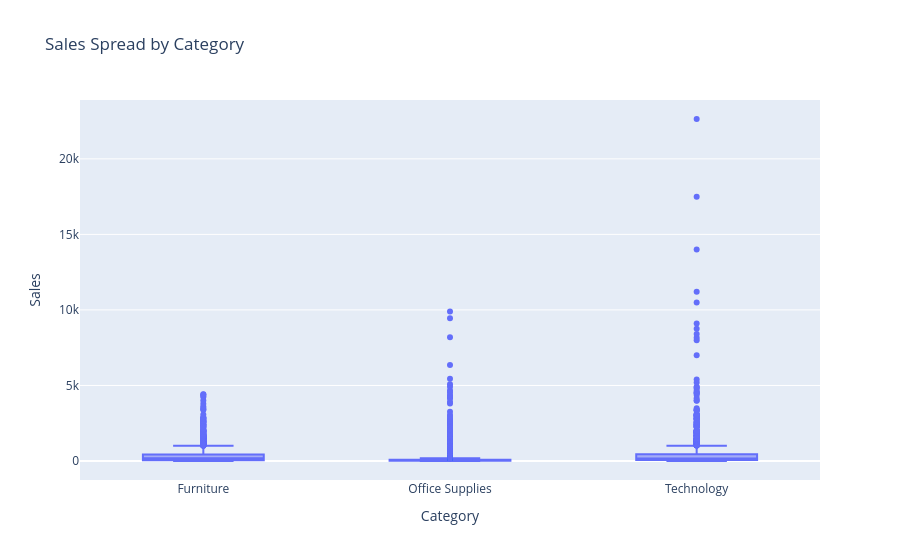

Here is the notebook cell this chart was saved with:
### Code cell
fig = px.box(df,x='Category',y='Sales',title='Sales Spread by Category')
fig.show()

### Figure 1 — Plotly figure (JSON) as saved in the notebook; plotly's stock layout.template omitted (floating-point values rounded to 4 significant figures; data arrays with more than 128 entries replaced by an {"elided": "..."} marker saying what was removed)
{"data": [{"alignmentgroup": "True", "hovertemplate": "Category=%{x}<br>Sales=%{y}<extra></extra>", "legendgroup": "", "marker": {"color": "#636efa"}, "name": "", "notched": false, "offsetgroup": "", "orientation": "v", "showlegend": false, "type": "box", "x": {"elided": "9994 str values"}, "x0": " ", "xaxis": "x", "y": {"elided": "9994 float values"}, "y0": " ", "yaxis": "y"}], "layout": {"boxmode": "group", "legend": {"tracegroupgap": 0}, "title": {"text": "Sales Spread by Category"}, "xaxis": {"anchor": "y", "domain": [0, 1], "title": {"text": "Category"}}, "yaxis": {"anchor": "x", "domain": [0, 1], "title": {"text": "Sales"}}}}
